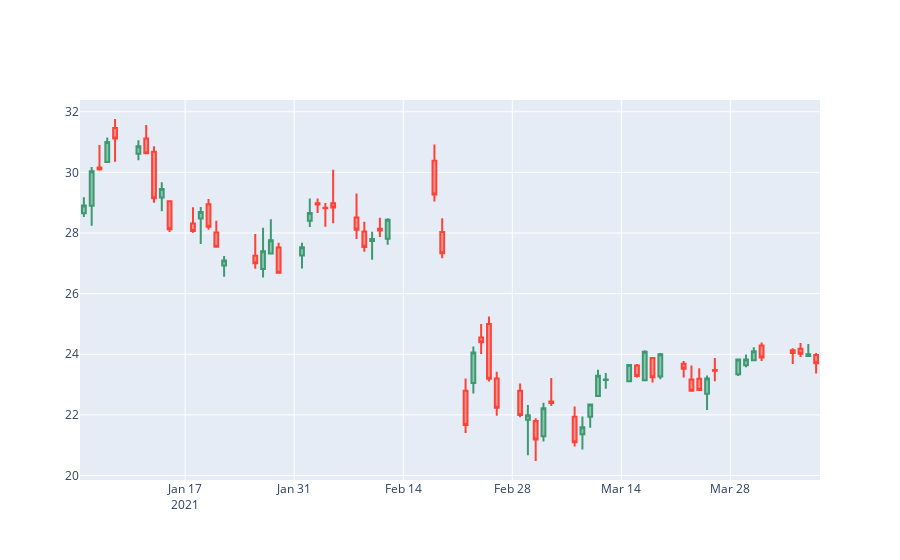

The notebook cell saved with this chart:
### Code cell
plot_candle(dfs['PETR4'], 'Petrobrás')
